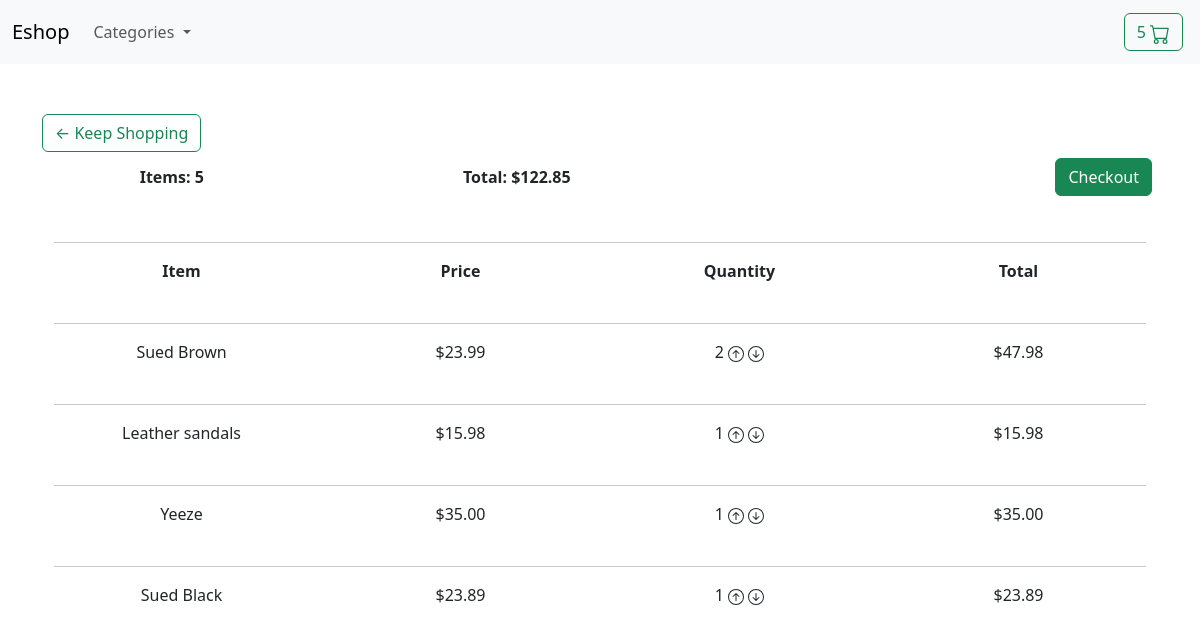
The app's page /cart/ (signed in) with its own data.
### store/models.py (models this page shows, shortened)
class Order(models.Model):
    customer = models.ForeignKey(Customer, on_delete=models.CASCADE)
    transaction_id = models.CharField(max_length=20, null=False)
    @property
    def get_cart_total(self):
        orderitems = self.orderitem_set.all()
        total = sum([items.get_price_by_quantity for items in orderitems])
        return total
    @property
    def get_item_total(self):
        orderitems = self.orderitem_set.all()
        total = sum([items.quantity for items in orderitems])
        return total

class OrderItem(models.Model):
    product = models.ForeignKey(Product, on_delete=models.SET_NULL, null=True)
    order = models.ForeignKey(Order, on_delete=models.SET_NULL, null=True)
    quantity = models.IntegerField(default=0, null=True, blank=True)
    date_added = models.DateTimeField(auto_now_add=True)
    @property
    def get_price_by_quantity(self):
        total = self.product.price * self.quantity
        return total

class Product(models.Model):
    name = models.CharField(max_length=50)
    price = models.FloatField()
    in_stock = models.BooleanField(default=True)
    category = models.ForeignKey(Category, on_delete=models.SET_NULL, null=True)
    image = models.ImageField(upload_to='images/', default='images/lacoste.jfif')

### store/views.py (the view)
# urls.py: path('cart/', views.cart, name='cart'),
def cart(request):
    return render(request, 'store/cart.html')

### store/models.py (called while the page is built)
    def __str__(self):
        return self.name

    def get_absolute_url(self):
        return reverse('category_list', args=[self.name])

### store/views.py (called while the page is built)
def categories(request):
    return {
        'categories': Category.objects.all()
    }

def main(request):
    if request.user.is_authenticated:
        customer = request.user.customer
        order, created = Order.objects.get_or_create(customer = customer)
        order_items = OrderItem.objects.filter(order = order)
        cartItems = order.get_item_total
    else:
        order_items = []
        order = {'get_item_total': 0}
    context = {'cartItems': cartItems, 'order':order, 'order_items':order_items}
    return (context)

### store/templates/store/cart.html
{% extends 'store/main.html' %}
{% block content %}
<div class="container">
<a href="{% url 'home' %} ">
    <button class="btn btn-outline-success">&#8592; Keep Shopping</button>
</a>
    <div class="container text-center">
        <div class="row">
            <table>
                <th><div class="col">Items: {{ order.get_item_total }}</div></th>
                <th><div class="col">Total: ${{order.get_cart_total| floatformat:2}}</div></th>
                <th>
                    <a style="float: right; margin: 5px;" class="btn btn-success" href="{% url 'checkout' %}">Checkout</a>
                </th>
            </table>
        </div>
        <br>
        <hr>
    <table>
        <thead>
            <div class="row">
                <div class="col"><strong>Item</strong></div>
                <div class="col"><strong>Price</strong></div>
                <div class="col"><strong>Quantity</strong></div>
                <div class="col"><strong>Total</strong></div>
            </div>
        </thead>
        <tbody>
            {% for order_item in order_items %}
            <br>
            <hr>
            <div class="row">
                <div class="col">{{order_item.product.name}}</div>
                <div class="col">${{order_item.product.price |floatformat:2}}</div>
                <div class="col">{{order_item.quantity}}
                    <svg data-product="{{order_item.product.id}}" data-action="add" xmlns="http://www.w3.org/2000/svg" width="16" height="16" fill="currentColor" class="bi bi-arrow-up-circle update-cart" viewBox="0 0 16 16" style="cursor: pointer;">
                        <path fill-rule="evenodd" d="M1 8a7 7 0 1 0 14 0A7 7 0 0 0 1 8zm15 0A8 8 0 1 1 0 8a8 8 0 0 1 16 0zm-7.5 3.5a.5.5 0 0 1-1 0V5.707L5.354 7.854a.5.5 0 1 1-.708-.708l3-3a.5.5 0 0 1 .708 0l3 3a.5.5 0 0 1-.708.708L8.5 5.707V11.5z"/>
                    </svg>
                    <svg data-product="{{order_item.product.id}}" data-action="remove" xmlns="http://www.w3.org/2000/svg" width="16" height="16" fill="currentColor" class="bi bi-arrow-down-circle update-cart" viewBox="0 0 16 16" style="cursor: pointer;">
                        <path fill-rule="evenodd" d="M1 8a7 7 0 1 0 14 0A7 7 0 0 0 1 8zm15 0A8 8 0 1 1 0 8a8 8 0 0 1 16 0zM8.5 4.5a.5.5 0 0 0-1 0v5.793L5.354 8.146a.5.5 0 1 0-.708.708l3 3a.5.5 0 0 0 .708 0l3-3a.5.5 0 0 0-.708-.708L8.5 10.293V4.5z"/>
                    </svg>
                </div>
                <div class="col">${{order_item.get_price_by_quantity |floatformat:2}}</div>
              </div>
            {% endfor %}
        </tbody>
    </table>
  </div>
</div>
{% endblock %}

### records on screen
Order: get_item_total "5", get_cart_total "122.85"
OrderItem: product.name "Sued Brown", product.price "23.99", quantity "2", get_price_by_quantity "47.98"
OrderItem: product.name "Leather sandals", product.price "15.98", quantity "1", get_price_by_quantity "15.98"
OrderItem: product.name "Yeeze", product.price "35.00", quantity "1", get_price_by_quantity "35.00"
OrderItem: product.name "Sued Black", product.price "23.89", quantity "1", get_price_by_quantity "23.89"

### other values on screen
{{ cartItems }} "5"
